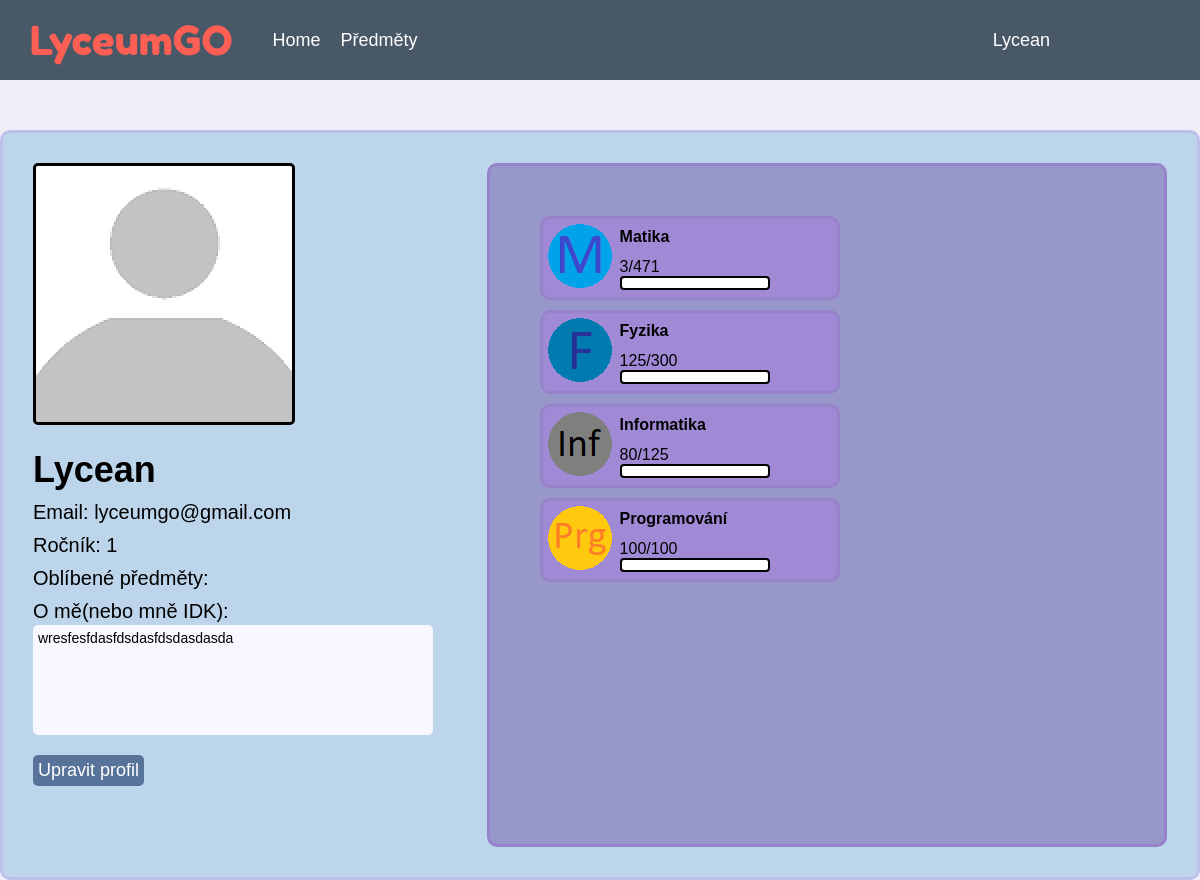
The app's page /profile (signed in) with its own data.
### website/models.py (models this page shows)
class User (db.Model,UserMixin):
    id=db.Column(db.Integer, primary_key=True)
    name = db.Column(db.String(20), unique=True)
    email = db.Column(db.String(50), unique=True)
    password = db.Column(db.String(1000))
    notes = db.relationship("Notes")
    grate = db.Column(db.Integer)
    achievements = db.Column(db.String(200))
    classroom = db.Column(db.String(50))
    beginning = db.Column(db.Integer)
    math = db.relationship("Math")
    physic = db.relationship("Physic")
    informatics = db.relationship("Informatics")
    programming = db.relationship("Programming")

class Notes(db.Model):
    id = db.Column(db.Integer, primary_key=True)
    data = db.Column(db.String(500))
    user_id = db.Column(db.Integer, db.ForeignKey('user.id'))

class Math (db.Model):
    id=db.Column(db.Integer, primary_key=True)
    progress=db.Column(db.String(10))
    tests=db.Column(db.String(100))
    user_id = db.Column(db.Integer, db.ForeignKey('user.id'))
    favourite = db.Column(db.Boolean)

class Physic (db.Model):
    id=db.Column(db.Integer, primary_key=True)
    progress=db.Column(db.String(10))
    tests=db.Column(db.String(100))
    user_id = db.Column(db.Integer, db.ForeignKey('user.id'))
    favourite = db.Column(db.Boolean)

class Informatics (db.Model):
    id=db.Column(db.Integer, primary_key=True)
    progress=db.Column(db.String(10))
    tests=db.Column(db.String(100))
    user_id = db.Column(db.Integer, db.ForeignKey('user.id'))
    favourite = db.Column(db.Boolean)

class Programming (db.Model):
    id=db.Column(db.Integer, primary_key=True)
    progress=db.Column(db.String(10))
    tests=db.Column(db.String(100))
    user_id = db.Column(db.Integer, db.ForeignKey('user.id'))
    favourite = db.Column(db.Boolean)

### website/views.py (the view, shortened to what this page needs)
@views.route("/profile",methods=["GET","POST"])
def profile():
    if current_user.is_authenticated:
        subjects=getSubjects()
        note=Notes.query.filter_by(user_id=current_user.id).first()
        db.session.commit()
        return render_template("profile.html",user=current_user,note=note,subjects=subjects)
    else:
        return redirect(url_for("auth.login"))

### website/views.py (called while the page is built)
def getSubjects():
    return {"Matika":Math.query.filter_by(user_id=current_user.id).first(),"Fyzika":Physic.query.filter_by(user_id=current_user.id).first(),"Informatika":Informatics.query.filter_by(user_id=current_user.id).first(),"Programování":Programming.query.filter_by(user_id=current_user.id).first(),}

### website/templates/profile.html (shortened to what this page needs)
{%extends "baselog.html"%}
{%block head%}
<link rel= "stylesheet" type= "text/css" href="{{url_for('static', filename='/stylesheets/profile.css')}}">
{%endblock%}
{%block content%}
<div id="Info">
    {%if user%}
        <div id="user">
            <img src="{{url_for('static',filename='images/Incognito.png')}}" class="UserImg">
            <div id="info">
                <p style="font-size: 36px;"><b>{{user.name}}</b></p>
                <p class="information">Email: {{user.email}}</p>
                <p class="information">Ročník: {{user.grate}}</p>
                <p class="information">Oblíbené předměty:{%for i,subject in subjects.items()%}{%if subject.favourite%} {{i}}{%endif%} {%endfor%}</p>
                <p class="information">O mě(nebo mně IDK):</p>
                <p id="ProfileAboutMe">
                {%if note%}
                    {{note.data}}
                {%endif%}</p>
            </div>
            <a href="editprofile"><p class="BasicButton">Upravit profil</p></a>
        </div>
        <div id="userstats">
            <form action="" method="POST">
            {%for i,subject in subjects.items()%}
                <div class="subjects" style="float: left;">
                    <table>
                        <tr >
                            <td rowspan="3"><img src="{{url_for('static',filename='images/'+i+'.png')}}"></td>
                            <td><p><b>{{i}}
                            </b></p></td>
                        </tr>
                        <tr>
                            <td><span id='{{i}}'>{{subject.progress}}</span>
                                <div class="bar_jak_sar">
                                </div>
                            </td>
                        </tr>
                    </table>
                </div>
            {%endfor%}
        </div>
    {%endif%}
</div>
{% endblock %}

### website/templates/baselog.html (shortened to what this page needs)
<!DOCTYPE html>
<html>
<head>
    <link rel= "stylesheet" type= "text/css" href="{{url_for('static', filename='/stylesheets/universal.css')}}">
    <link rel= "stylesheet" type= "text/css" href="{{url_for('static', filename='/stylesheets/style.css')}}">
    {%block head%}
    {%endblock%}
</head>
<body>
    <nav class="Nav">
        <p class="Name">LyceumGO</p>
        <div class="Buttons">
            <a href="home" class="link">Home</a>
            <a href="subjects" class="link">Předměty</a>
            <div class="dropdown">
                <button>{{user.name}}</button>
            </div>
        </div>
    </nav>
    {%block content%}
    {%endblock%}
</body>
</html>

### website/static/stylesheets/universal.css (style rules this page uses)
* { margin: 0; padding: 0; box-sizing: border-box; }
html { height:100%; }
body { height:100%; background-color: rgb(239, 239, 250); font-family: arial; }

### website/static/stylesheets/style.css (style rules this page uses)
.Name { color:rgb(254, 95, 85); position:relative; font-size:40px; font-family:fredokaone; margin:0px 20px; padding:10px }
.Nav { background-color: rgb(73, 88, 103); width:100%; display:flex; align-items:center; height:80px }
.Buttons { width:100%; position:relative; display:flex }
.link { margin:0px 10px; }
.dropdown { position: absolute; right:150px; }
.Buttons button,a { background: none; text-decoration: none; border: none; color: white; font-size: 18px; cursor:pointer }
.BasicButton { margin:10px 0px; background-color: rgb(87, 115, 153); padding:5px; border: 3px; border-radius: 5px; display:inline-block; clear:both; cursor:pointer; color:white; font-size: 18px; }

### website/static/stylesheets/profile.css (style rules this page uses)
#Info { margin:auto; margin-top:50px; background-color: rgb(189, 213, 234); padding:30px; width:1200px; height:750px; align-content:flex-start; border: solid rgb(189, 193, 234); border-radius: 10px; }
#user { width:40%; float:left; }
#userstats { background-color: rgb(151, 151, 202); width:60%; float:left; height:100%; padding:50px; border: solid rgb(151, 131, 202); border-radius: 10px; }
.UserImg { border:3px solid; border-radius:5px; }
#info { margin-top:20px; margin-bottom:10px; font-size:20px; font-family:"Arial"; }
#ProfileAboutMe { background-color: rgb(247, 247, 255); border-radius: 5px; width:400px; height:110px; margin-top:2px; padding:5px; font-size: 14px; }
td { padding:3px }
.subjects { margin-bottom:10px; width:300px; border: solid rgb(151, 131, 202); border-radius: 10px; background-color: rgb(160, 138, 214); }
.information { margin-top:10px; }
::placeholder { color: black; }
.bar_jak_sar { height: 14px; width: 150px; border: 2px solid black; background-color: white; border-radius: 4px; }

### records on screen
User: name "Lycean", email "lyceumgo@gmail.com", grate "1"
Notes: data "wresfesfdasfdsdasfdsdasdasda"
Math: shows a picture, i "Matika", progress "3/471"
Physic: shows a picture, i "Fyzika", progress "125/300"
Informatics: shows a picture, i "Informatika", progress "80/125"
Programming: shows a picture, i "Programování", progress "100/100"
